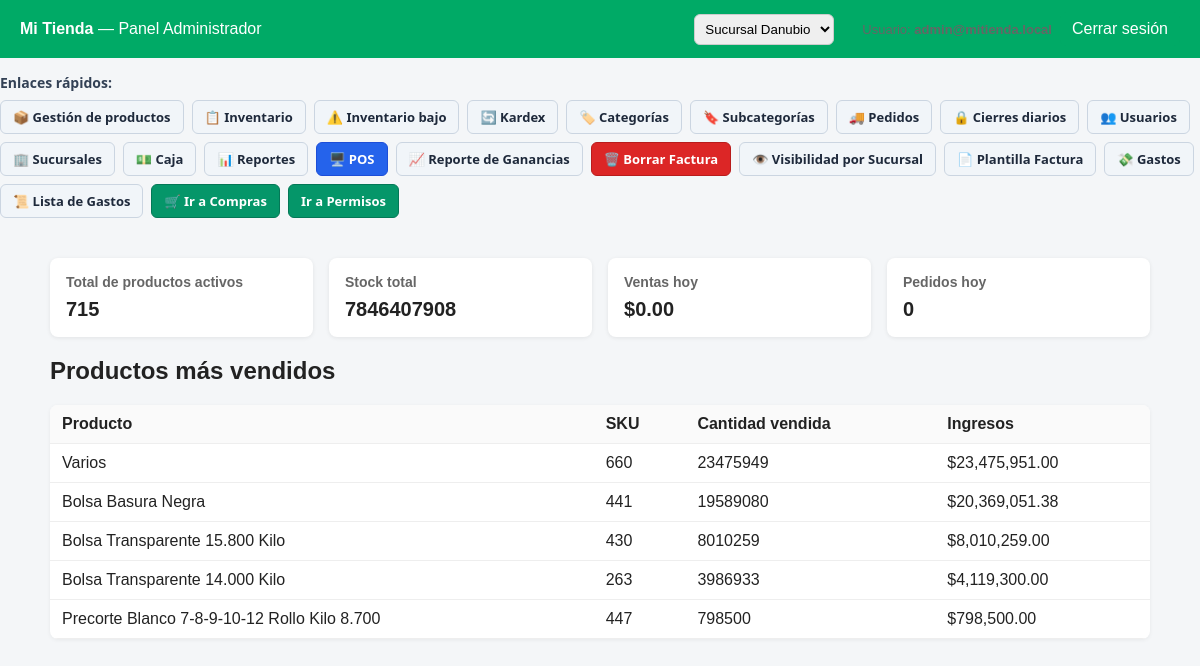
Page /admin/dashboard.php (signed in) on the committed database.
### tables this page shows
CREATE TABLE `products` (
  `id` int(11) NOT NULL,
  `category_id` int(11) DEFAULT NULL,
  `subcategory_id` int(11) DEFAULT NULL,
  `sku` int(11) NOT NULL,
  `image` varchar(255) DEFAULT NULL,
  `name` varchar(200) NOT NULL,
  `description` text DEFAULT NULL,
  `price` decimal(10,2) NOT NULL DEFAULT 0.00,
  `min_quantity` int(11) DEFAULT 0,
  `cost` decimal(10,2) NOT NULL DEFAULT 0.00,
  `tax_percent` decimal(5,2) DEFAULT 0.00,
  `active` tinyint(1) DEFAULT 1,
  `created_at` timestamp NOT NULL DEFAULT current_timestamp(),
  `cost_initial` decimal(12,2) DEFAULT 0.00,
  `packaging_type` varchar(50) DEFAULT 'unidad',
  `packaging_qty` int(11) DEFAULT 1,
  `iva_percent` decimal(5,2) DEFAULT 0.00,
  `margin_percent` decimal(5,2) DEFAULT 0.00,
  `price_unit` decimal(12,2) DEFAULT 0.00,
  `stock` int(11) DEFAULT 0,
  `rounding_enabled` tinyint(1) NOT NULL DEFAULT 1,
  `visible_web` tinyint(1) NOT NULL DEFAULT 1
);

### admin/dashboard.php (the view, shortened to what this page needs)
<?php
$pdo = DB::getConnection();
$stmt = $pdo->query("SELECT id, name FROM branches WHERE active = 1 ORDER BY name");
$branches = $stmt->fetchAll(PDO::FETCH_ASSOC);
$currentBranchId = $_SESSION['branch_id'] ?? null;
try {
    $stmt = $pdo->query("SELECT COUNT(*) AS total_products FROM products WHERE active = 1");
    $totalProducts = $stmt->fetchColumn();
    $stmt = $pdo->query("SELECT IFNULL(SUM(quantity),0) AS total_stock FROM inventory");
    $totalStock = $stmt->fetchColumn();
    $stmt = $pdo->prepare("SELECT IFNULL(SUM(total),0) AS sales_today FROM orders WHERE DATE(created_at) = CURDATE() AND status != 'cancelado'");
    $stmt->execute();
    $salesToday = $stmt->fetchColumn();
    $stmt = $pdo->prepare("SELECT COUNT(*) AS orders_today FROM orders WHERE DATE(created_at) = CURDATE()");
    $stmt->execute();
    $ordersToday = $stmt->fetchColumn();
    $stmt = $pdo->query("
        SELECT p.id, p.name, p.sku, IFNULL(SUM(oi.quantity),0) AS sold_qty, IFNULL(SUM(oi.subtotal),0) AS revenue
        FROM products p
        LEFT JOIN order_items oi ON p.id = oi.product_id
        LEFT JOIN orders o ON oi.order_id = o.id AND o.status != 'cancelado'
        GROUP BY p.id
        ORDER BY sold_qty DESC
        LIMIT 5
    ");
    $topProducts = $stmt->fetchAll(PDO::FETCH_ASSOC);
} catch (Exception $e) {
    $errorMsg = $e->getMessage();
}
?>
<!doctype html>
<html lang="es">
<head>
</head>
<body>
  <header>
    <div>
      <strong>Mi Tienda</strong> — Panel Administrador
    </div>
    <div class="top-actions">
      <form method="POST" action="dashboard.php" class="branch-select">
        <select name="branch_id" onchange="this.form.submit()">
          <?php foreach ($branches as $b): ?>
            <option value="<?= $b['id'] ?>" <?= ($b['id'] == $currentBranchId) ? 'selected' : '' ?>>
              <?= htmlspecialchars($b['name']) ?>
            </option>
          <?php endforeach; ?>
        </select>
      </form>
      <span class="small">Usuario: <strong><?=htmlspecialchars($_SESSION['user']['email'] ?? '---')?></strong></span>
      <a class="button" href="/mi_tienda/admin/login.php?logout=1" onclick="event.preventDefault(); document.getElementById('logout-form').submit();">Cerrar sesión</a>
    </div>
  </header>
<div class="quick-links-container">
    <span class="quick-links-title">Enlaces rápidos:</span>
    <a href="/mi_tienda/admin/productos.php" class="quick-btn">📦 Gestión de productos</a>
    <a href="/mi_tienda/admin/inventario.php" class="quick-btn">📋 Inventario</a>
    <a href="/mi_tienda/admin/inventario_bajo.php" class="quick-btn">⚠️ Inventario bajo</a>
    <a href="/mi_tienda/admin/kardex.php" class="quick-btn">🔄 Kardex</a>
    <a href="/mi_tienda/admin/categorias.php" class="quick-btn">🏷️ Categorías</a>
    <a href="/mi_tienda/admin/subcategorias.php" class="quick-btn">🔖 Subcategorías</a>
    <a href="/mi_tienda/admin/pedidos.php" class="quick-btn">🚚 Pedidos</a>
    <a href="/mi_tienda/admin/cierres_diarios.php" class="quick-btn">🔒 Cierres diarios</a>
    <a href="/mi_tienda/admin/usuarios.php" class="quick-btn">👥 Usuarios</a>
    <a href="/mi_tienda/admin/sucursales.php" class="quick-btn">🏢 Sucursales</a>
    <a href="/mi_tienda/admin/caja.php" class="quick-btn">💵 Caja</a>
    <a href="/mi_tienda/admin/reportes.php" class="quick-btn">📊 Reportes</a>
    <a href="/mi_tienda/admin/pos.php" class="quick-btn quick-btn-primary">🖥️ POS</a>
    <a href="/mi_tienda/admin/reportes_ganancias.php" class="quick-btn">📈 Reporte de Ganancias</a>
    <a href="/mi_tienda/admin/invoices_list.php" class="quick-btn quick-btn-danger">🗑️ Borrar Factura</a>
    <a href="/mi_tienda/admin/branch_visibility.php" class="quick-btn">👁️ Visibilidad por Sucursal</a>
    <a href="/mi_tienda/admin/invoice_template.php" class="quick-btn">📄 Plantilla Factura</a>
    <a href="/mi_tienda/admin/gastos.php" class="quick-btn">💸 Gastos</a>
    <a href="/mi_tienda/admin/gastos_list.php" class="quick-btn">📜 Lista de Gastos</a>
    <a href="/mi_tienda/admin/compras.php" class="quick-btn quick-btn-success">🛒 Ir a Compras</a>
    <a href="/mi_tienda/admin/permisos.php" class="quick-btn quick-btn-success">Ir a Permisos</a>
</div>
  <div class="container">
    <div class="cards">
      <div class="card">
        <h3>Total de productos activos</h3>
        <p><?=intval($totalProducts)?></p>
      </div>
      <div class="card">
        <h3>Stock total</h3>
        <p><?=intval($totalStock)?></p>
      </div>
      <div class="card">
        <h3>Ventas hoy</h3>
        <p>$<?=number_format((float)$salesToday,2,'.',',')?></p>
      </div>
      <div class="card">
        <h3>Pedidos hoy</h3>
        <p><?=intval($ordersToday)?></p>
      </div>
    </div>
    <h2>Productos más vendidos</h2>
    <table>
      <thead>
        <tr>
          <th>Producto</th>
          <th>SKU</th>
          <th>Cantidad vendida</th>
          <th>Ingresos</th>
        </tr>
      </thead>
      <tbody>
        <?php if (!empty($topProducts)): ?>
          <?php foreach ($topProducts as $p): ?>
            <tr>
              <td><?=htmlspecialchars($p['name'])?></td>
              <td><?=htmlspecialchars($p['sku'])?></td>
              <td><?=intval($p['sold_qty'])?></td>
              <td>$<?=number_format((float)$p['revenue'],2,'.',',')?></td>
            </tr>
          <?php endforeach; ?>
        <?php else: ?>
          <tr><td colspan="4" class="small">No hay datos de ventas aún.</td></tr>
        <?php endif; ?>
      </tbody>
    </table>
  </div>
</body>
</html>

### admin/dashboard.php (style rules this page uses)
body { font-family: Arial, sans-serif; margin: 0; padding: 0; background:#f4f6f8; color:#222; }
header { background:#0a6; color:#fff; padding:12px 20px; display:flex; justify-content:space-between; align-items:center; }
.container { padding:20px; max-width:1100px; margin:0 auto; }
.cards { display:flex; gap:16px; flex-wrap:wrap; margin-bottom:20px; }
.card { background:#fff; padding:16px; border-radius:8px; box-shadow:0 1px 4px rgba(0,0,0,0.08); flex:1 1 220px; min-width:180px; }
.card h3 { margin:0 0 8px 0; font-size:14px; color:#666; }
.card p { margin:0; font-size:20px; font-weight:700; }
table { width:100%; border-collapse:collapse; background:#fff; border-radius:8px; overflow:hidden; box-shadow:0 1px 4px rgba(0,0,0,0.06); }
th, td { padding:10px 12px; border-bottom:1px solid #eee; text-align:left; }
th { background:#fafafa; font-weight:600; }
.small { font-size:13px; color:#666; }
.top-actions { display:flex; gap:8px; align-items:center; }
a.button { background:#0a6; color:#fff; padding:8px 12px; border-radius:6px; text-decoration:none; }
.branch-select { margin-right:20px; }
.branch-select select { padding:6px; border-radius:6px; border:1px solid #ccc; }
.quick-links-container { display: flex; flex-wrap: wrap; gap: 8px; align-items: center; margin-top: 15px; margin-bottom: 20px; font-family: system-ui, -apple-system, BlinkMacSystemFont, "Segoe UI", Roboto, sans-serif; }
.quick-links-title { font-weight: 700; font-size: 14px; color: #334155; margin-right: 4px; width: 100%; }
.quick-btn { display: inline-flex; align-items: center; gap: 6px; padding: 7px 12px; background-color: #f1f5f9; color: #1e293b; text-decoration: none; border-radius: 6px; font-size: 13px; font-weight: 600; border: 1px solid #cbd5e1; transition: all 0.2s ease-in-out; }
.quick-btn-primary { background-color: #2563eb; color: #ffffff; border-color: #1d4ed8; }
.quick-btn-success { background-color: #059669; color: #ffffff; border-color: #047857; }
.quick-btn-danger { background-color: #dc2626; color: #ffffff; border-color: #b91c1c; }

### rows in the picture
products: name "Varios", sku "660", sold_qty "23475949", revenue "23,475,951.00"
products: name "Bolsa Basura Negra", sku "441", sold_qty "19589080", revenue "20,369,051.38"
products: name "Bolsa Transparente 15.800 Kilo", sku "430", sold_qty "8010259", revenue "8,010,259.00"
products: name "Bolsa Transparente 14.000 Kilo", sku "263", sold_qty "3986933", revenue "4,119,300.00"
products: name "Precorte Blanco 7-8-9-10-12 Rollo Kilo 8.700", sku "447", sold_qty "798500", revenue "798,500.00"

### other values in the picture
$totalProducts "715"
$totalStock "7846407908"
$salesToday "0.00"
$ordersToday "0"
form field branch_id "Sucursal Danubio"
